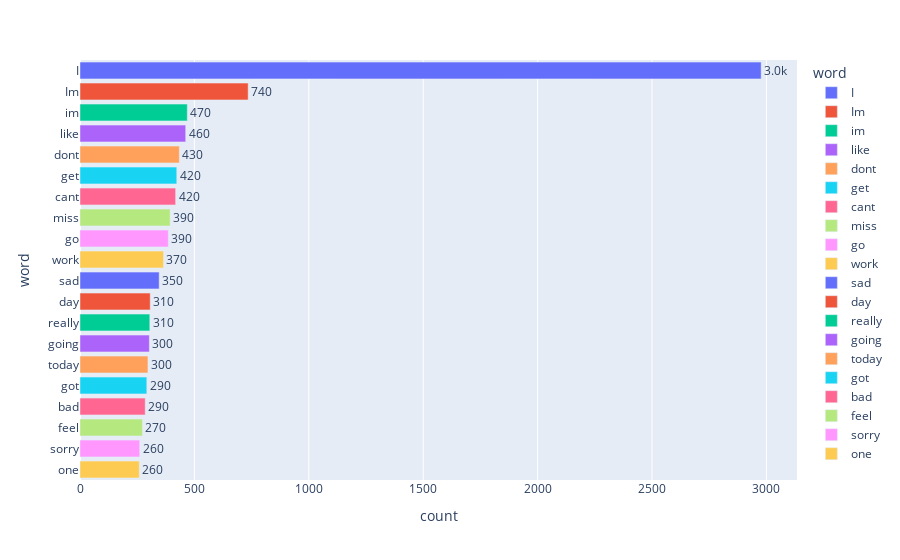

The notebook cell this image was saved under:
### Code cell
#plot the most common negative words in a bar chart

fig = px.bar(df, y='word', x='count', color='word', text='count')
fig.update_traces(texttemplate='%{text:.2s}', textposition='outside')
fig.update_layout(uniformtext_minsize=8, uniformtext_mode='hide')
fig.show()

### Figure 1 — Plotly figure (JSON) as saved in the notebook; plotly's stock layout.template omitted (floating-point values rounded to 4 significant figures)
{"data": [{"alignmentgroup": "True", "hovertemplate": "word=%{y}<br>count=%{text}<extra></extra>", "legendgroup": "I", "marker": {"color": "#636efa", "pattern": {"shape": ""}}, "name": "I", "offsetgroup": "I", "orientation": "h", "showlegend": true, "text": [2977], "textposition": "outside", "texttemplate": "%{text:.2s}", "type": "bar", "x": [2977], "xaxis": "x", "y": ["I"], "yaxis": "y"}, {"alignmentgroup": "True", "hovertemplate": "word=%{y}<br>count=%{text}<extra></extra>", "legendgroup": "Im", "marker": {"color": "#EF553B", "pattern": {"shape": ""}}, "name": "Im", "offsetgroup": "Im", "orientation": "h", "showlegend": true, "text": [735], "textposition": "outside", "texttemplate": "%{text:.2s}", "type": "bar", "x": [735], "xaxis": "x", "y": ["Im"], "yaxis": "y"}, {"alignmentgroup": "True", "hovertemplate": "word=%{y}<br>count=%{text}<extra></extra>", "legendgroup": "im", "marker": {"color": "#00cc96", "pattern": {"shape": ""}}, "name": "im", "offsetgroup": "im", "orientation": "h", "showlegend": true, "text": [469], "textposition": "outside", "texttemplate": "%{text:.2s}", "type": "bar", "x": [469], "xaxis": "x", "y": ["im"], "yaxis": "y"}, {"alignmentgroup": "True", "hovertemplate": "word=%{y}<br>count=%{text}<extra></extra>", "legendgroup": "like", "marker": {"color": "#ab63fa", "pattern": {"shape": ""}}, "name": "like", "offsetgroup": "like", "orientation": "h", "showlegend": true, "text": [462], "textposition": "outside", "texttemplate": "%{text:.2s}", "type": "bar", "x": [462], "xaxis": "x", "y": ["like"], "yaxis": "y"}, {"alignmentgroup": "True", "hovertemplate": "word=%{y}<br>count=%{text}<extra></extra>", "legendgroup": "dont", "marker": {"color": "#FFA15A", "pattern": {"shape": ""}}, "name": "dont", "offsetgroup": "dont", "orientation": "h", "showlegend": true, "text": [434], "textposition": "outside", "texttemplate": "%{text:.2s}", "type": "bar", "x": [434], "xaxis": "x", "y": ["dont"], "yaxis": "y"}, {"alignmentgroup": "True", "hovertemplate": "word=%{y}<br>count=%{text}<extra></extra>", "legendgroup": "get", "marker": {"color": "#19d3f3", "pattern": {"shape": ""}}, "name": "get", "offsetgroup": "get", "orientation": "h", "showlegend": true, "text": [423], "textposition": "outside", "texttemplate": "%{text:.2s}", "type": "bar", "x": [423], "xaxis": "x", "y": ["get"], "yaxis": "y"}, {"alignmentgroup": "True", "hovertemplate": "word=%{y}<br>count=%{text}<extra></extra>", "legendgroup": "cant", "marker": {"color": "#FF6692", "pattern": {"shape": ""}}, "name": "cant", "offsetgroup": "cant", "orientation": "h", "showlegend": true, "text": [418], "textposition": "outside", "texttemplate": "%{text:.2s}", "type": "bar", "x": [418], "xaxis": "x", "y": ["cant"], "yaxis": "y"}, {"alignmentgroup": "True", "hovertemplate": "word=%{y}<br>count=%{text}<extra></extra>", "legendgroup": "miss", "marker": {"color": "#B6E880", "pattern": {"shape": ""}}, "name": "miss", "offsetgroup": "miss", "orientation": "h", "showlegend": true, "text": [394], "textposition": "outside", "texttemplate": "%{text:.2s}", "type": "bar", "x": [394], "xaxis": "x", "y": ["miss"], "yaxis": "y"}, {"alignmentgroup": "True", "hovertemplate": "word=%{y}<br>count=%{text}<extra></extra>", "legendgroup": "go", "marker": {"color": "#FF97FF", "pattern": {"shape": ""}}, "name": "go", "offsetgroup": "go", "orientation": "h", "showlegend": true, "text": [386], "textposition": "outside", "texttemplate": "%{text:.2s}", "type": "bar", "x": [386], "xaxis": "x", "y": ["go"], "yaxis": "y"}, {"alignmentgroup": "True", "hovertemplate": "word=%{y}<br>count=%{text}<extra></extra>", "legendgroup": "work", "marker": {"color": "#FECB52", "pattern": {"shape": ""}}, "name": "work", "offsetgroup": "work", "orientation": "h", "showlegend": true, "text": [365], "textposition": "outside", "texttemplate": "%{text:.2s}", "type": "bar", "x": [365], "xaxis": "x", "y": ["work"], "yaxis": "y"}, {"alignmentgroup": "True", "hovertemplate": "word=%{y}<br>count=%{text}<extra></extra>", "legendgroup": "sad", "marker": {"color": "#636efa", "pattern": {"shape": ""}}, "name": "sad", "offsetgroup": "sad", "orientation": "h", "showlegend": true, "text": [346], "textposition": "outside", "texttemplate": "%{text:.2s}", "type": "bar", "x": [346], "xaxis": "x", "y": ["sad"], "yaxis": "y"}, {"alignmentgroup": "True", "hovertemplate": "word=%{y}<br>count=%{text}<extra></extra>", "legendgroup": "day", "marker": {"color": "#EF553B", "pattern": {"shape": ""}}, "name": "day", "offsetgroup": "day", "orientation": "h", "showlegend": true, "text": [307], "textposition": "outside", "texttemplate": "%{text:.2s}", "type": "bar", "x": [307], "xaxis": "x", "y": ["day"], "yaxis": "y"}, {"alignmentgroup": "True", "hovertemplate": "word=%{y}<br>count=%{text}<extra></extra>", "legendgroup": "really", "marker": {"color": "#00cc96", "pattern": {"shape": ""}}, "name": "really", "offsetgroup": "really", "orientation": "h", "showlegend": true, "text": [305], "textposition": "outside", "texttemplate": "%{text:.2s}", "type": "bar", "x": [305], "xaxis": "x", "y": ["really"], "yaxis": "y"}, {"alignmentgroup": "True", "hovertemplate": "word=%{y}<br>count=%{text}<extra></extra>", "legendgroup": "going", "marker": {"color": "#ab63fa", "pattern": {"shape": ""}}, "name": "going", "offsetgroup": "going", "orientation": "h", "showlegend": true, "text": [303], "textposition": "outside", "texttemplate": "%{text:.2s}", "type": "bar", "x": [303], "xaxis": "x", "y": ["going"], "yaxis": "y"}, {"alignmentgroup": "True", "hovertemplate": "word=%{y}<br>count=%{text}<extra></extra>", "legendgroup": "today", "marker": {"color": "#FFA15A", "pattern": {"shape": ""}}, "name": "today", "offsetgroup": "today", "orientation": "h", "showlegend": true, "text": [297], "textposition": "outside", "texttemplate": "%{text:.2s}", "type": "bar", "x": [297], "xaxis": "x", "y": ["today"], "yaxis": "y"}, {"alignmentgroup": "True", "hovertemplate": "word=%{y}<br>count=%{text}<extra></extra>", "legendgroup": "got", "marker": {"color": "#19d3f3", "pattern": {"shape": ""}}, "name": "got", "offsetgroup": "got", "orientation": "h", "showlegend": true, "text": [292], "textposition": "outside", "texttemplate": "%{text:.2s}", "type": "bar", "x": [292], "xaxis": "x", "y": ["got"], "yaxis": "y"}, {"alignmentgroup": "True", "hovertemplate": "word=%{y}<br>count=%{text}<extra></extra>", "legendgroup": "bad", "marker": {"color": "#FF6692", "pattern": {"shape": ""}}, "name": "bad", "offsetgroup": "bad", "orientation": "h", "showlegend": true, "text": [285], "textposition": "outside", "texttemplate": "%{text:.2s}", "type": "bar", "x": [285], "xaxis": "x", "y": ["bad"], "yaxis": "y"}, {"alignmentgroup": "True", "hovertemplate": "word=%{y}<br>count=%{text}<extra></extra>", "legendgroup": "feel", "marker": {"color": "#B6E880", "pattern": {"shape": ""}}, "name": "feel", "offsetgroup": "feel", "orientation": "h", "showlegend": true, "text": [273], "textposition": "outside", "texttemplate": "%{text:.2s}", "type": "bar", "x": [273], "xaxis": "x", "y": ["feel"], "yaxis": "y"}, {"alignmentgroup": "True", "hovertemplate": "word=%{y}<br>count=%{text}<extra></extra>", "legendgroup": "sorry", "marker": {"color": "#FF97FF", "pattern": {"shape": ""}}, "name": "sorry", "offsetgroup": "sorry", "orientation": "h", "showlegend": true, "text": [261], "textposition": "outside", "texttemplate": "%{text:.2s}", "type": "bar", "x": [261], "xaxis": "x", "y": ["sorry"], "yaxis": "y"}, {"alignmentgroup": "True", "hovertemplate": "word=%{y}<br>count=%{text}<extra></extra>", "legendgroup": "one", "marker": {"color": "#FECB52", "pattern": {"shape": ""}}, "name": "one", "offsetgroup": "one", "orientation": "h", "showlegend": true, "text": [259], "textposition": "outside", "texttemplate": "%{text:.2s}", "type": "bar", "x": [259], "xaxis": "x", "y": ["one"], "yaxis": "y"}], "layout": {"barmode": "relative", "legend": {"title": {"text": "word"}, "tracegroupgap": 0}, "margin": {"t": 60}, "uniformtext": {"minsize": 8, "mode": "hide"}, "xaxis": {"anchor": "y", "domain": [0, 1], "title": {"text": "count"}}, "yaxis": {"anchor": "x", "categoryarray": ["one", "sorry", "feel", "bad", "got", "today", "going", "really", "day", "sad", "work", "go", "miss", "cant", "get", "dont", "like", "im", "Im", "I"], "categoryorder": "array", "domain": [0, 1], "title": {"text": "word"}}}}
